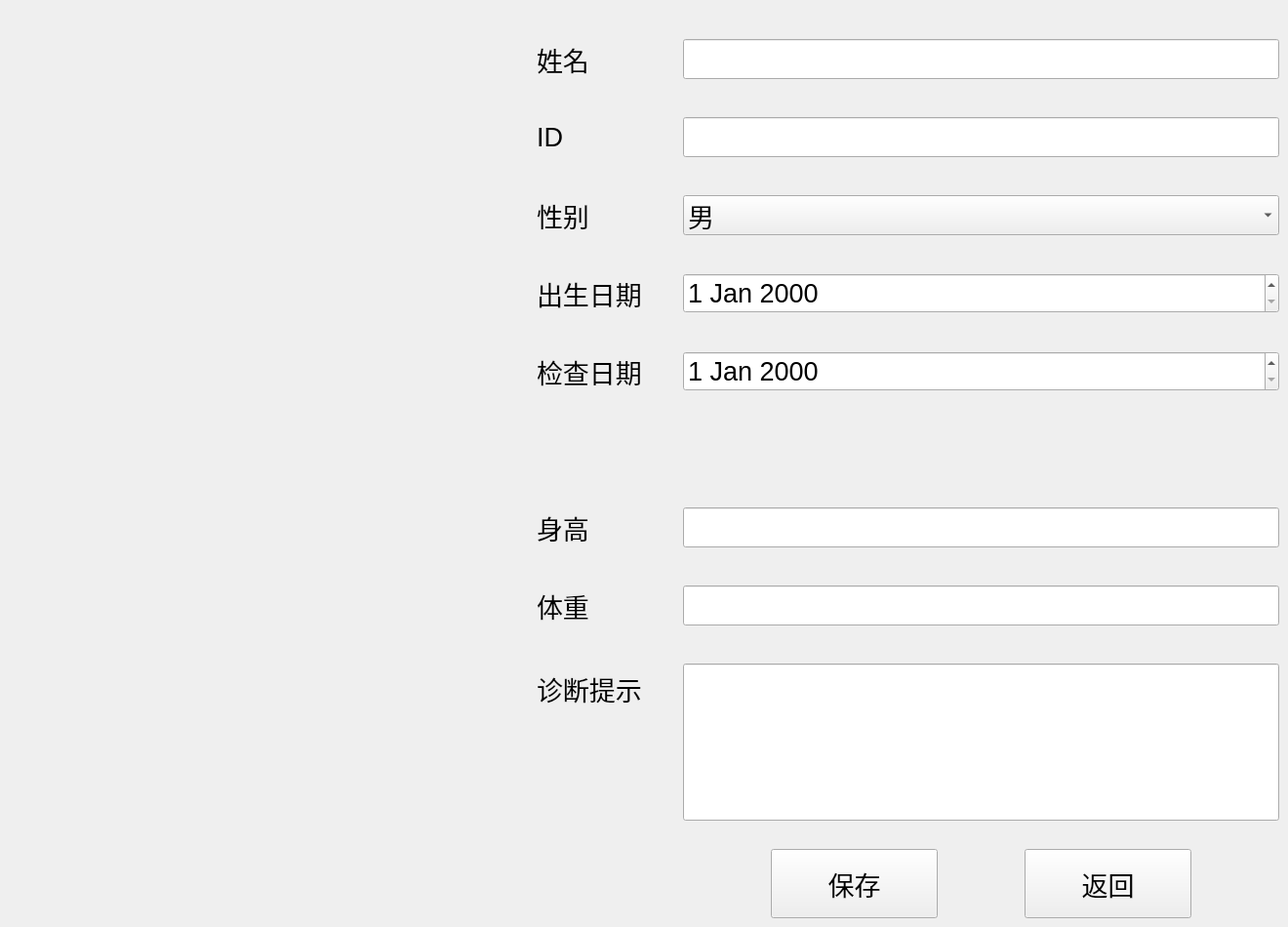
      <widget class="QWidget" name="pagePatientForm">
       <property name="font">
        <font>
         <pointsize>20</pointsize>
        </font>
       </property>
       <widget class="QLineEdit" name="editName">
        <property name="geometry">
         <rect>
          <x>700</x>
          <y>40</y>
          <width>611</width>
          <height>41</height>
         </rect>
        </property>
       </widget>
       <widget class="QLineEdit" name="editID">
        <property name="geometry">
         <rect>
          <x>700</x>
          <y>120</y>
          <width>611</width>
          <height>41</height>
         </rect>
        </property>
       </widget>
       <widget class="QLineEdit" name="editDiag">
        <property name="geometry">
         <rect>
          <x>700</x>
          <y>680</y>
          <width>611</width>
          <height>161</height>
         </rect>
        </property>
       </widget>
       <widget class="QLineEdit" name="editWeight">
        <property name="geometry">
         <rect>
          <x>700</x>
          <y>600</y>
          <width>611</width>
          <height>41</height>
         </rect>
        </property>
       </widget>
       <widget class="QLineEdit" name="editHeight">
        <property name="geometry">
         <rect>
          <x>700</x>
          <y>520</y>
          <width>611</width>
          <height>41</height>
         </rect>
        </property>
       </widget>
       <widget class="QComboBox" name="comboGender">
        <property name="geometry">
         <rect>
          <x>700</x>
          <y>200</y>
          <width>611</width>
          <height>41</height>
         </rect>
        </property>
        <item>
         <property name="text">
          <string>男</string>
         </property>
        </item>
        <item>
         <property name="text">
          <string>女</string>
         </property>
        </item>
       </widget>
       <widget class="QDateEdit" name="dateBirth">
        <property name="geometry">
         <rect>
          <x>700</x>
          <y>280</y>
          <width>611</width>
          <height>41</height>
         </rect>
        </property>
       </widget>
       <widget class="QPushButton" name="btnFormSave">
        <property name="geometry">
         <rect>
          <x>790</x>
          <y>870</y>
          <width>171</width>
          <height>71</height>
         </rect>
        </property>
        <property name="text">
         <string>保存</string>
        </property>
       </widget>
       <widget class="QPushButton" name="btnFormBack">
        <property name="geometry">
         <rect>
          <x>1050</x>
          <y>870</y>
          <width>171</width>
          <height>71</height>
         </rect>
        </property>
        <property name="text">
         <string>返回</string>
        </property>
       </widget>
       <widget class="QLabel" name="label">
        <property name="geometry">
         <rect>
          <x>550</x>
          <y>40</y>
          <width>101</width>
          <height>41</height>
         </rect>
        </property>
        <property name="text">
         <string>姓名</string>
        </property>
       </widget>
       <widget class="QLabel" name="label_18">
        <property name="geometry">
         <rect>
          <x>550</x>
          <y>120</y>
          <width>101</width>
          <height>41</height>
         </rect>
        </property>
        <property name="text">
         <string>ID</string>
        </property>
       </widget>
       <widget class="QLabel" name="label_2">
        <property name="geometry">
         <rect>
          <x>550</x>
          <y>200</y>
          <width>101</width>
          <height>41</height>
         </rect>
        </property>
        <property name="text">
         <string>性别</string>
        </property>
       </widget>
       <widget class="QLabel" name="label_3">
        <property name="geometry">
         <rect>
          <x>550</x>
          <y>280</y>
          <width>131</width>
          <height>41</height>
         </rect>
        </property>
        <property name="text">
         <string>出生日期</string>
        </property>
       </widget>
       <widget class="QLabel" name="label_5">
        <property name="geometry">
         <rect>
          <x>550</x>
          <y>520</y>
          <width>91</width>
          <height>41</height>
         </rect>
        </property>
        <property name="text">
         <string>身高</string>
        </property>
       </widget>
       <widget class="QLabel" name="label_6">
        <property name="geometry">
         <rect>
          <x>550</x>
          <y>600</y>
          <width>101</width>
          <height>41</height>
         </rect>
        </property>
        <property name="text">
         <string>体重</string>
        </property>
       </widget>
       <widget class="QLabel" name="label_7">
        <property name="geometry">
         <rect>
          <x>550</x>
          <y>680</y>
          <width>121</width>
          <height>51</height>
         </rect>
        </property>
        <property name="text">
         <string>诊断提示</string>
        </property>
       </widget>
       <widget class="QLabel" name="label_8">
        <property name="geometry">
         <rect>
          <x>550</x>
          <y>360</y>
          <width>121</width>
          <height>41</height>
         </rect>
        </property>
        <property name="text">
         <string>检查日期</string>
        </property>
       </widget>
       <widget class="QDateEdit" name="dateCheck">
        <property name="geometry">
         <rect>
          <x>700</x>
          <y>360</y>
          <width>611</width>
          <height>41</height>
         </rect>
        </property>
       </widget>
      </widget>
